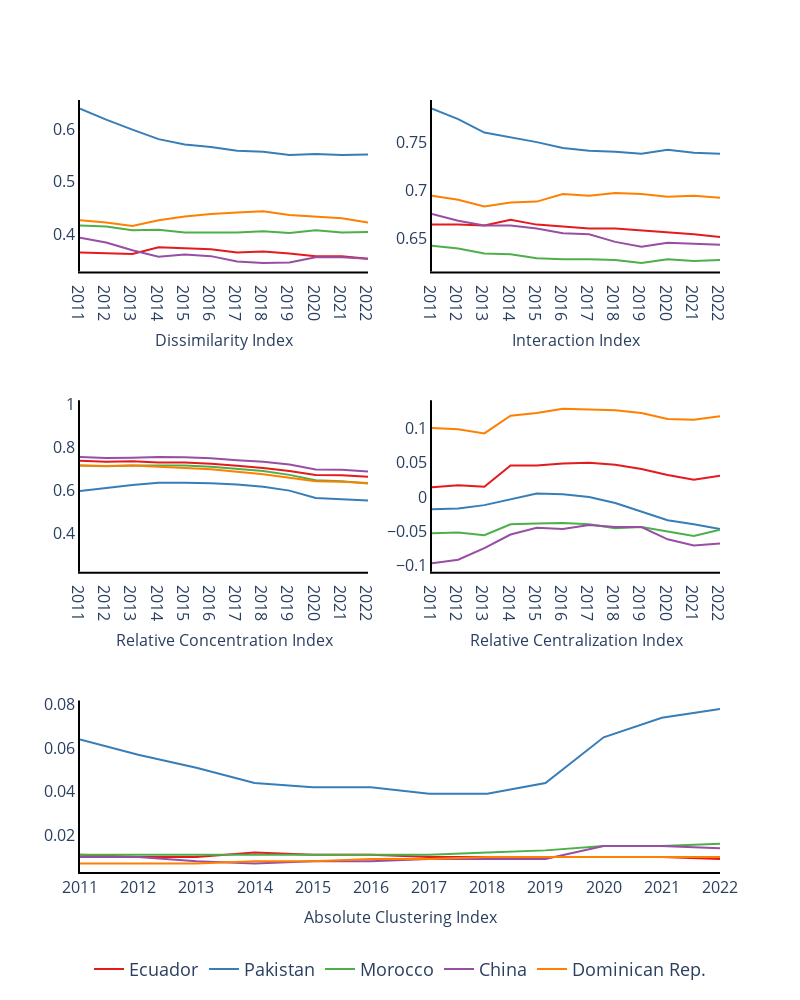

Write notebook code for a chart like this one.
### Markdown cell above
Plots

### Code cell
import plotly.graph_objects as go
from plotly.subplots import make_subplots
import pandas as pd
import plotly.express as px

# Load data
evenness_ts = pd.read_csv('C:/Users/gregb/Desktop/TFM/checkpoints/evenness_ts.csv', index_col=0)
interaction_ts = pd.read_csv('C:/Users/gregb/Desktop/TFM/checkpoints/interaction_ts.csv', index_col=0)
concentration_ts = pd.read_csv('C:/Users/gregb/Desktop/TFM/checkpoints/concentration_ts.csv', index_col=0)
centralization_ts = pd.read_csv('C:/Users/gregb/Desktop/TFM/checkpoints/centralization_ts.csv', index_col=0)
clustering_ts = pd.read_csv('C:/Users/gregb/Desktop/TFM/checkpoints/clustering_ts.csv', index_col=0)

# Define selected nationalities
selected_nationalities = ['Ecuador', 'Pakistán', 'Marruecos', 'China','Rep. Dominicana']
english_translations = {
    'Ecuador': 'Ecuador',
    'Pakistán': 'Pakistan',
    'Marruecos': 'Morocco',
    'China': 'China',
    'Rep. Dominicana':'Dominican Rep.'
}

# Define colors for each country
colors = px.colors.qualitative.Set1[:len(selected_nationalities)]

# Initialize subplots
fig = make_subplots(rows=3, cols=2, specs=[[{}, {}], [{}, {}], [{"colspan": 2}, None]],
                    subplot_titles=("Dissimilarity Index", "Interaction Index", "Relative Concentration Index", "Relative Centralization Index", "Absolute Clustering Index"))

# Add traces for each index
for index, ts in enumerate([evenness_ts, interaction_ts, concentration_ts, centralization_ts]):
    table_to_plot = ts.loc[selected_nationalities].unstack().reset_index()
    table_to_plot.columns = ['year', 'nation', 'value']
    for i, nation in enumerate(selected_nationalities):
        english_name = english_translations[nation]
        fig.add_trace(
            go.Scatter(x=table_to_plot[table_to_plot['nation'] == nation]['year'],
                       y=table_to_plot[table_to_plot['nation'] == nation]['value'],
                       mode='lines',
                       name=english_name,
                       showlegend=False if index < 3 else True,  # Hide legend except for the last subplot
                       line=dict(color=colors[i])),  # Assigning consistent colors
            row=(index % 2) + 1, col=(index // 2) + 1
        )

# Add the last plot with Absolute Clustering Index extending over both rows of the third row
last_ts = clustering_ts.loc[selected_nationalities].unstack().reset_index()
last_ts.columns = ['year', 'nation', 'value']
for i, nation in enumerate(selected_nationalities):
    fig.add_trace(
        go.Scatter(x=last_ts[last_ts['nation'] == nation]['year'],
                   y=last_ts[last_ts['nation'] == nation]['value'],
                   mode='lines',
                   name=nation,
                   showlegend=False,  # Show legend for the last subplot
                   line=dict(color=colors[i])),  # Assigning consistent colors
        row=3, col=1
    )

# Remove subplot title for the merged plot
fig.update_annotations(dict(text='', xref="x3", yref="y3"))

# Update layout
fig.update_layout(
    xaxis=dict(title=dict(text='Year', font=dict(size=16)), tickfont=dict(size=16)),
    yaxis=dict(tickfont=dict(size=16)),
    width=800, height=1000,
)

fig.update_layout(xaxis=dict(tickfont=dict(size=16)),
                 xaxis2=dict(tickfont=dict(size=16)),
                 xaxis3=dict(tickfont=dict(size=16)),
                   xaxis4=dict(tickfont=dict(size=16)),
                   xaxis5=dict(tickfont=dict(size=16)),
                  plot_bgcolor='rgba(0,0,0,0)'
                 )




# Set subplot titles
for i, title in enumerate(["Dissimilarity Index", "Interaction Index", "Relative Concentration Index", "Relative Centralization Index", "Absolute Clustering Index"]):
    fig.update_xaxes(title_text=title, row=(i // 2) + 1, col=(i % 2) + 1, title_font=dict(size=16), linecolor='black', linewidth=2)
    fig.update_yaxes(tickfont=dict(size=16), row=(i // 2) + 1, col=(i % 2) + 1, linecolor='black', linewidth=2)

# Set legend position
fig.update_layout(legend=dict(
    orientation="h",
    yanchor="bottom",
    y=-0.15,
    xanchor="center",
    x=0.5,
    font=dict(
        size=18  # Adjust the font size here
    )))


fig.write_image("./figures/segregation_longitudinal.png", scale=2)

# Show plot
fig.show()

### Figure 1 — Plotly figure (JSON) as saved in the notebook; plotly's stock layout.template omitted (floating-point values rounded to 4 significant figures)
{"data": [{"line": {"color": "rgb(228,26,28)"}, "mode": "lines", "name": "Ecuador", "showlegend": false, "type": "scatter", "x": ["2011", "2012", "2013", "2014", "2015", "2016", "2017", "2018", "2019", "2020", "2021", "2022"], "xaxis": "x", "y": [0.366, 0.365, 0.363, 0.376, 0.374, 0.372, 0.366, 0.368, 0.364, 0.359, 0.359, 0.354], "yaxis": "y"}, {"line": {"color": "rgb(55,126,184)"}, "mode": "lines", "name": "Pakistan", "showlegend": false, "type": "scatter", "x": ["2011", "2012", "2013", "2014", "2015", "2016", "2017", "2018", "2019", "2020", "2021", "2022"], "xaxis": "x", "y": [0.639, 0.618, 0.599, 0.581, 0.571, 0.566, 0.559, 0.557, 0.551, 0.553, 0.551, 0.552], "yaxis": "y"}, {"line": {"color": "rgb(77,175,74)"}, "mode": "lines", "name": "Morocco", "showlegend": false, "type": "scatter", "x": ["2011", "2012", "2013", "2014", "2015", "2016", "2017", "2018", "2019", "2020", "2021", "2022"], "xaxis": "x", "y": [0.417, 0.415, 0.408, 0.409, 0.404, 0.404, 0.404, 0.406, 0.403, 0.408, 0.404, 0.405], "yaxis": "y"}, {"line": {"color": "rgb(152,78,163)"}, "mode": "lines", "name": "China", "showlegend": false, "type": "scatter", "x": ["2011", "2012", "2013", "2014", "2015", "2016", "2017", "2018", "2019", "2020", "2021", "2022"], "xaxis": "x", "y": [0.394, 0.385, 0.37, 0.358, 0.362, 0.359, 0.349, 0.346, 0.347, 0.357, 0.357, 0.354], "yaxis": "y"}, {"line": {"color": "rgb(255,127,0)"}, "mode": "lines", "name": "Dominican Rep.", "showlegend": false, "type": "scatter", "x": ["2011", "2012", "2013", "2014", "2015", "2016", "2017", "2018", "2019", "2020", "2021", "2022"], "xaxis": "x", "y": [0.427, 0.423, 0.416, 0.427, 0.434, 0.439, 0.442, 0.444, 0.437, 0.434, 0.431, 0.423], "yaxis": "y"}, {"line": {"color": "rgb(228,26,28)"}, "mode": "lines", "name": "Ecuador", "showlegend": false, "type": "scatter", "x": ["2011", "2012", "2013", "2014", "2015", "2016", "2017", "2018", "2019", "2020", "2021", "2022"], "xaxis": "x3", "y": [0.738, 0.733, 0.735, 0.73, 0.729, 0.724, 0.714, 0.704, 0.69, 0.672, 0.67, 0.663], "yaxis": "y3"}, {"line": {"color": "rgb(55,126,184)"}, "mode": "lines", "name": "Pakistan", "showlegend": false, "type": "scatter", "x": ["2011", "2012", "2013", "2014", "2015", "2016", "2017", "2018", "2019", "2020", "2021", "2022"], "xaxis": "x3", "y": [0.597, 0.611, 0.625, 0.635, 0.636, 0.633, 0.627, 0.617, 0.599, 0.565, 0.56, 0.553], "yaxis": "y3"}, {"line": {"color": "rgb(77,175,74)"}, "mode": "lines", "name": "Morocco", "showlegend": false, "type": "scatter", "x": ["2011", "2012", "2013", "2014", "2015", "2016", "2017", "2018", "2019", "2020", "2021", "2022"], "xaxis": "x3", "y": [0.715, 0.712, 0.715, 0.716, 0.715, 0.71, 0.7, 0.69, 0.672, 0.647, 0.642, 0.632], "yaxis": "y3"}, {"line": {"color": "rgb(152,78,163)"}, "mode": "lines", "name": "China", "showlegend": false, "type": "scatter", "x": ["2011", "2012", "2013", "2014", "2015", "2016", "2017", "2018", "2019", "2020", "2021", "2022"], "xaxis": "x3", "y": [0.755, 0.75, 0.752, 0.755, 0.754, 0.749, 0.74, 0.733, 0.72, 0.697, 0.696, 0.688], "yaxis": "y3"}, {"line": {"color": "rgb(255,127,0)"}, "mode": "lines", "name": "Dominican Rep.", "showlegend": false, "type": "scatter", "x": ["2011", "2012", "2013", "2014", "2015", "2016", "2017", "2018", "2019", "2020", "2021", "2022"], "xaxis": "x3", "y": [0.716, 0.713, 0.715, 0.709, 0.705, 0.698, 0.687, 0.675, 0.659, 0.642, 0.64, 0.634], "yaxis": "y3"}, {"line": {"color": "rgb(228,26,28)"}, "mode": "lines", "name": "Ecuador", "showlegend": false, "type": "scatter", "x": ["2011", "2012", "2013", "2014", "2015", "2016", "2017", "2018", "2019", "2020", "2021", "2022"], "xaxis": "x2", "y": [0.664, 0.664, 0.663, 0.669, 0.664, 0.662, 0.66, 0.66, 0.658, 0.656, 0.654, 0.651], "yaxis": "y2"}, {"line": {"color": "rgb(55,126,184)"}, "mode": "lines", "name": "Pakistan", "showlegend": false, "type": "scatter", "x": ["2011", "2012", "2013", "2014", "2015", "2016", "2017", "2018", "2019", "2020", "2021", "2022"], "xaxis": "x2", "y": [0.785, 0.774, 0.76, 0.755, 0.75, 0.744, 0.741, 0.74, 0.738, 0.742, 0.739, 0.738], "yaxis": "y2"}, {"line": {"color": "rgb(77,175,74)"}, "mode": "lines", "name": "Morocco", "showlegend": false, "type": "scatter", "x": ["2011", "2012", "2013", "2014", "2015", "2016", "2017", "2018", "2019", "2020", "2021", "2022"], "xaxis": "x2", "y": [0.642, 0.639, 0.634, 0.633, 0.629, 0.628, 0.628, 0.627, 0.624, 0.628, 0.626, 0.627], "yaxis": "y2"}, {"line": {"color": "rgb(152,78,163)"}, "mode": "lines", "name": "China", "showlegend": false, "type": "scatter", "x": ["2011", "2012", "2013", "2014", "2015", "2016", "2017", "2018", "2019", "2020", "2021", "2022"], "xaxis": "x2", "y": [0.675, 0.668, 0.663, 0.663, 0.66, 0.655, 0.654, 0.646, 0.641, 0.645, 0.644, 0.643], "yaxis": "y2"}, {"line": {"color": "rgb(255,127,0)"}, "mode": "lines", "name": "Dominican Rep.", "showlegend": false, "type": "scatter", "x": ["2011", "2012", "2013", "2014", "2015", "2016", "2017", "2018", "2019", "2020", "2021", "2022"], "xaxis": "x2", "y": [0.694, 0.69, 0.683, 0.687, 0.688, 0.696, 0.694, 0.697, 0.696, 0.693, 0.694, 0.692], "yaxis": "y2"}, {"line": {"color": "rgb(228,26,28)"}, "mode": "lines", "name": "Ecuador", "showlegend": true, "type": "scatter", "x": ["2011", "2012", "2013", "2014", "2015", "2016", "2017", "2018", "2019", "2020", "2021", "2022"], "xaxis": "x4", "y": [0.014, 0.017, 0.015, 0.046, 0.046, 0.049, 0.05, 0.047, 0.041, 0.032, 0.025, 0.031], "yaxis": "y4"}, {"line": {"color": "rgb(55,126,184)"}, "mode": "lines", "name": "Pakistan", "showlegend": true, "type": "scatter", "x": ["2011", "2012", "2013", "2014", "2015", "2016", "2017", "2018", "2019", "2020", "2021", "2022"], "xaxis": "x4", "y": [-0.018, -0.017, -0.012, -0.004, 0.005, 0.004, 0, -0.009, -0.021, -0.034, -0.04, -0.047], "yaxis": "y4"}, {"line": {"color": "rgb(77,175,74)"}, "mode": "lines", "name": "Morocco", "showlegend": true, "type": "scatter", "x": ["2011", "2012", "2013", "2014", "2015", "2016", "2017", "2018", "2019", "2020", "2021", "2022"], "xaxis": "x4", "y": [-0.053, -0.052, -0.056, -0.04, -0.039, -0.038, -0.04, -0.046, -0.044, -0.051, -0.057, -0.048], "yaxis": "y4"}, {"line": {"color": "rgb(152,78,163)"}, "mode": "lines", "name": "China", "showlegend": true, "type": "scatter", "x": ["2011", "2012", "2013", "2014", "2015", "2016", "2017", "2018", "2019", "2020", "2021", "2022"], "xaxis": "x4", "y": [-0.097, -0.092, -0.075, -0.055, -0.045, -0.047, -0.041, -0.044, -0.044, -0.062, -0.071, -0.068], "yaxis": "y4"}, {"line": {"color": "rgb(255,127,0)"}, "mode": "lines", "name": "Dominican Rep.", "showlegend": true, "type": "scatter", "x": ["2011", "2012", "2013", "2014", "2015", "2016", "2017", "2018", "2019", "2020", "2021", "2022"], "xaxis": "x4", "y": [0.101, 0.099, 0.093, 0.119, 0.123, 0.129, 0.128, 0.127, 0.123, 0.114, 0.113, 0.118], "yaxis": "y4"}, {"line": {"color": "rgb(228,26,28)"}, "mode": "lines", "name": "Ecuador", "showlegend": false, "type": "scatter", "x": ["2011", "2012", "2013", "2014", "2015", "2016", "2017", "2018", "2019", "2020", "2021", "2022"], "xaxis": "x5", "y": [0.011, 0.01, 0.01, 0.012, 0.011, 0.011, 0.01, 0.01, 0.01, 0.01, 0.01, 0.009], "yaxis": "y5"}, {"line": {"color": "rgb(55,126,184)"}, "mode": "lines", "name": "Pakistán", "showlegend": false, "type": "scatter", "x": ["2011", "2012", "2013", "2014", "2015", "2016", "2017", "2018", "2019", "2020", "2021", "2022"], "xaxis": "x5", "y": [0.064, 0.057, 0.051, 0.044, 0.042, 0.042, 0.039, 0.039, 0.044, 0.065, 0.074, 0.078], "yaxis": "y5"}, {"line": {"color": "rgb(77,175,74)"}, "mode": "lines", "name": "Marruecos", "showlegend": false, "type": "scatter", "x": ["2011", "2012", "2013", "2014", "2015", "2016", "2017", "2018", "2019", "2020", "2021", "2022"], "xaxis": "x5", "y": [0.011, 0.011, 0.011, 0.011, 0.011, 0.011, 0.011, 0.012, 0.013, 0.015, 0.015, 0.016], "yaxis": "y5"}, {"line": {"color": "rgb(152,78,163)"}, "mode": "lines", "name": "China", "showlegend": false, "type": "scatter", "x": ["2011", "2012", "2013", "2014", "2015", "2016", "2017", "2018", "2019", "2020", "2021", "2022"], "xaxis": "x5", "y": [0.01, 0.01, 0.008, 0.007, 0.008, 0.008, 0.009, 0.009, 0.009, 0.015, 0.015, 0.014], "yaxis": "y5"}, {"line": {"color": "rgb(255,127,0)"}, "mode": "lines", "name": "Rep. Dominicana", "showlegend": false, "type": "scatter", "x": ["2011", "2012", "2013", "2014", "2015", "2016", "2017", "2018", "2019", "2020", "2021", "2022"], "xaxis": "x5", "y": [0.007, 0.007, 0.007, 0.008, 0.008, 0.009, 0.009, 0.01, 0.01, 0.01, 0.01, 0.01], "yaxis": "y5"}], "layout": {"annotations": [{"font": {"size": 16}, "showarrow": false, "text": "", "x": 0.225, "xanchor": "center", "xref": "x3", "y": 1, "yanchor": "bottom", "yref": "y3"}, {"font": {"size": 16}, "showarrow": false, "text": "", "x": 0.775, "xanchor": "center", "xref": "x3", "y": 1, "yanchor": "bottom", "yref": "y3"}, {"font": {"size": 16}, "showarrow": false, "text": "", "x": 0.225, "xanchor": "center", "xref": "x3", "y": 0.6111, "yanchor": "bottom", "yref": "y3"}, {"font": {"size": 16}, "showarrow": false, "text": "", "x": 0.775, "xanchor": "center", "xref": "x3", "y": 0.6111, "yanchor": "bottom", "yref": "y3"}, {"font": {"size": 16}, "showarrow": false, "text": "", "x": 0.5, "xanchor": "center", "xref": "x3", "y": 0.2222, "yanchor": "bottom", "yref": "y3"}], "height": 1000, "legend": {"font": {"size": 18}, "orientation": "h", "x": 0.5, "xanchor": "center", "y": -0.15, "yanchor": "bottom"}, "plot_bgcolor": "rgba(0,0,0,0)", "width": 800, "xaxis": {"anchor": "y", "domain": [0, 0.45], "linecolor": "black", "linewidth": 2, "tickfont": {"size": 16}, "title": {"font": {"size": 16}, "text": "Dissimilarity Index"}}, "xaxis2": {"anchor": "y2", "domain": [0.55, 1], "linecolor": "black", "linewidth": 2, "tickfont": {"size": 16}, "title": {"font": {"size": 16}, "text": "Interaction Index"}}, "xaxis3": {"anchor": "y3", "domain": [0, 0.45], "linecolor": "black", "linewidth": 2, "tickfont": {"size": 16}, "title": {"font": {"size": 16}, "text": "Relative Concentration Index"}}, "xaxis4": {"anchor": "y4", "domain": [0.55, 1], "linecolor": "black", "linewidth": 2, "tickfont": {"size": 16}, "title": {"font": {"size": 16}, "text": "Relative Centralization Index"}}, "xaxis5": {"anchor": "y5", "domain": [0, 1], "linecolor": "black", "linewidth": 2, "tickfont": {"size": 16}, "title": {"font": {"size": 16}, "text": "Absolute Clustering Index"}}, "yaxis": {"anchor": "x", "domain": [0.7778, 1], "linecolor": "black", "linewidth": 2, "tickfont": {"size": 16}}, "yaxis2": {"anchor": "x2", "domain": [0.7778, 1], "linecolor": "black", "linewidth": 2, "tickfont": {"size": 16}}, "yaxis3": {"anchor": "x3", "domain": [0.3889, 0.6111], "linecolor": "black", "linewidth": 2, "tickfont": {"size": 16}}, "yaxis4": {"anchor": "x4", "domain": [0.3889, 0.6111], "linecolor": "black", "linewidth": 2, "tickfont": {"size": 16}}, "yaxis5": {"anchor": "x5", "domain": [0, 0.2222], "linecolor": "black", "linewidth": 2, "tickfont": {"size": 16}}}}
